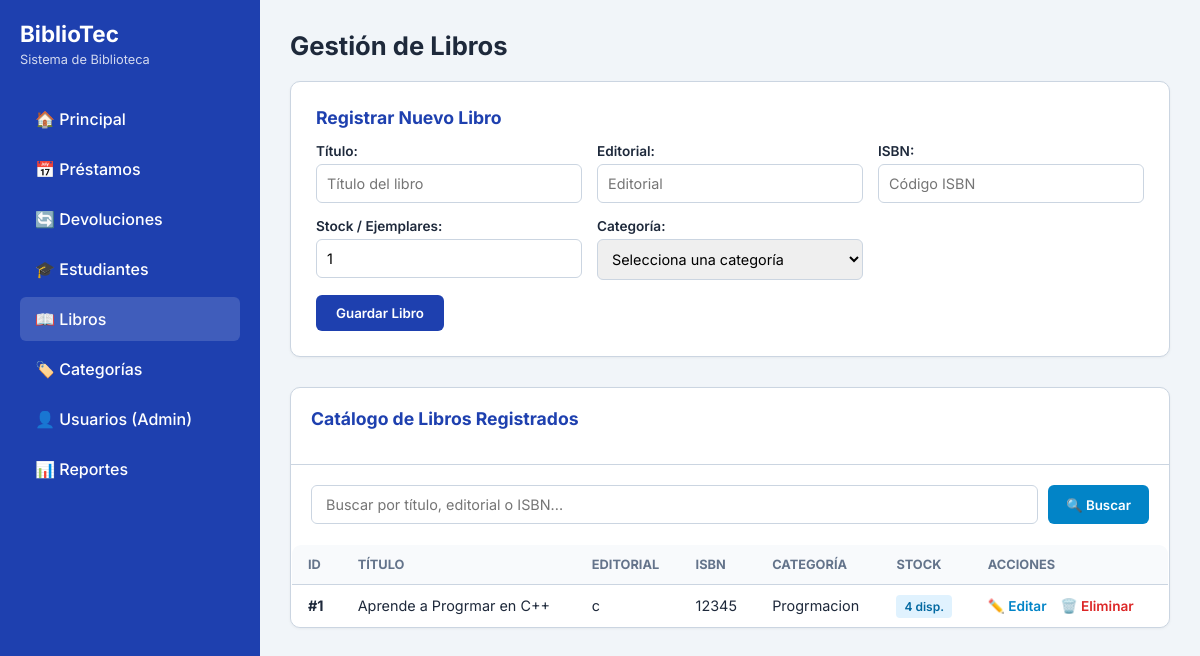
Screenshot of /Libros.php (signed in) with the database file from the repository.
### tables this page shows
CREATE TABLE `libros` (
  `id_libro` int(11) NOT NULL,
  `id_categoria` int(11) DEFAULT NULL,
  `titulo` varchar(150) NOT NULL,
  `editorial` varchar(100) DEFAULT NULL,
  `isbn` varchar(20) DEFAULT NULL,
  `stock` int(11) DEFAULT 1
);

CREATE TABLE `categoria` (
  `id_categoria` int(11) NOT NULL,
  `nombre` varchar(50) NOT NULL,
  `descripcion` varchar(200) DEFAULT NULL
);

### Libros.php (the view, shortened to what this page needs)
<?php
include 'conexion.php';
$editando = false;
$lib_edit = [
    'id_libro' => '',
    'titulo' => '',
    'editorial' => '',
    'isbn' => '',
    'stock' => 1,
    'id_categoria' => ''
];
$busqueda = trim($_GET['busqueda'] ?? '');
if (!empty($busqueda)) {
    $stmt = $pdo->prepare("SELECT l.*, c.nombre AS categoria_nombre FROM libros l LEFT JOIN categoria c ON l.id_categoria = c.id_categoria WHERE l.titulo LIKE :b1 OR l.editorial LIKE :b2 OR l.isbn LIKE :b3 ORDER BY l.id_libro DESC");
    $stmt->execute([
        ':b1' => "%$busqueda%",
        ':b2' => "%$busqueda%",
        ':b3' => "%$busqueda%"
    ]);
    $libros = $stmt->fetchAll();
} else {
    $libros = $pdo->query("SELECT l.*, c.nombre AS categoria_nombre FROM libros l LEFT JOIN categoria c ON l.id_categoria = c.id_categoria ORDER BY l.id_libro DESC")->fetchAll();
}
?>
<!DOCTYPE html>
<html lang="es">
<head>
</head>
<body>
    <aside>
        <h2>BiblioTec</h2>
        <p>Sistema de Biblioteca</p>
        <nav>
            <a href="dashboard_admin.php">🏠 Principal</a>
            <a href="prestamos.php">📅 Préstamos</a>
            <a href="devoluciones.php">🔄 Devoluciones</a>
            <?php if (isset($_SESSION['rol']) && $_SESSION['rol'] === 'ADMIN'): ?>
                <a href="estudiantes.php">🎓 Estudiantes</a>
            <?php endif; ?>
            <a href="libros.php" class="active">📖 Libros</a>
            <a href="categorias.php">🏷️ Categorías</a>
            <?php if (isset($_SESSION['rol']) && $_SESSION['rol'] === 'ADMIN'): ?>
                <a href="usuarios.php">👤 Usuarios (Admin)</a>
            <?php endif; ?>
            <a href="reportes.php">📊 Reportes</a>
        </nav>
    </aside>
    <main>
        <h1>Gestión de Libros</h1>
        <div class="card">
            <h3><?php echo $editando ? 'Editar Libro' : 'Registrar Nuevo Libro'; ?></h3>
            <form action="libros.php" method="POST">
                <div class="form-grid">
                    <div class="form-group">
                        <label>Título:</label>
                        <input type="text" name="titulo" required placeholder="Título del libro" value="<?php echo htmlspecialchars($lib_edit['titulo']); ?>">
                    </div>
                    <div class="form-group">
                        <label>Editorial:</label>
                        <input type="text" name="editorial" placeholder="Editorial" value="<?php echo htmlspecialchars($lib_edit['editorial']); ?>">
                    </div>
                    <div class="form-group">
                        <label>ISBN:</label>
                        <input type="text" name="isbn" required placeholder="Código ISBN" value="<?php echo htmlspecialchars($lib_edit['isbn']); ?>">
                    </div>
                    <div class="form-group">
                        <label>Stock / Ejemplares:</label>
                        <input type="number" name="stock" min="1" required value="<?php echo htmlspecialchars($lib_edit['stock']); ?>">
                    </div>
                    <div class="form-group">
                        <label>Categoría:</label>
                        <select name="id_categoria" required>
                            <option value="">Selecciona una categoría</option>
                        </select>
                    </div>
                </div>
                <button type="submit" class="btn"><?php echo $editando ? 'Actualizar Libro' : 'Guardar Libro'; ?></button>
            </form>
        </div>
        <div class="card" style="padding: 0; overflow: hidden;">
            <div style="padding: 20px; border-bottom: 1px solid var(--border-color);">
                <h3>Catálogo de Libros Registrados</h3>
            </div>
            <div style="padding: 20px 20px 0 20px;">
                <form action="libros.php" method="GET" class="search-bar">
                    <input type="text" name="busqueda" placeholder="Buscar por título, editorial o ISBN..." value="<?php echo htmlspecialchars($busqueda); ?>">
                    <button type="submit" class="btn-search">🔍 Buscar</button>
                </form>
            </div>
            <table>
                <thead>
                    <tr>
                        <th>ID</th>
                        <th>Título</th>
                        <th>Editorial</th>
                        <th>ISBN</th>
                        <th>Categoría</th>
                        <th>Stock</th>
                        <th>Acciones</th>
                    </tr>
                </thead>
                <tbody>
                    <?php if (!empty($libros)): ?>
                        <?php foreach ($libros as $lib): ?>
                            <tr>
                                <td><strong>#<?php echo htmlspecialchars($lib['id_libro']); ?></strong></td>
                                <td><?php echo htmlspecialchars($lib['titulo']); ?></td>
                                <td><?php echo htmlspecialchars($lib['editorial']); ?></td>
                                <td><?php echo htmlspecialchars($lib['isbn']); ?></td>
                                <td><?php echo htmlspecialchars($lib['categoria_nombre'] ?? 'Sin categoría'); ?></td>
                                <td><span style="background: #e0f2fe; color: #0369a1; padding: 4px 8px; border-radius: 4px; font-size: 0.75rem; font-weight: 600;"><?php echo htmlspecialchars($lib['stock']); ?> disp.</span></td>
                                <td>
                                    <a href="libros.php?editar=<?php echo $lib['id_libro']; ?>" class="action-link edit-link">✏️ Editar</a>
                                    <a href="libros.php?eliminar=<?php echo $lib['id_libro']; ?>" class="action-link delete-link" onclick="return confirm('¿Estás seguro de eliminar este libro?');">🗑️ Eliminar</a>
                                </td>
                            </tr>
                        <?php endforeach; ?>
                    <?php endif; ?>
                </tbody>
            </table>
        </div>
    </main>
</body>
</html>

### Libros.php (style rules this page uses)
:root { --primary: #1e40af; --primary-dark: #1e3a8a; --bg-color: #f1f5f9; --card-bg: #ffffff; --text-main: #1e293b; --text-muted: #64748b; --border-color: #cbd5e1; }
* { box-sizing: border-box; margin: 0; padding: 0; font-family: 'Inter', sans-serif; }
body { background-color: var(--bg-color); color: var(--text-main); display: flex; min-height: 100vh; }
aside { width: 260px; background-color: var(--primary); color: white; display: flex; flex-direction: column; padding: 20px; }
aside h2 { font-size: 1.4rem; margin-bottom: 5px; }
aside p { font-size: 0.8rem; opacity: 0.8; margin-bottom: 30px; }
aside nav a { display: block; padding: 12px 15px; color: white; text-decoration: none; border-radius: 6px; font-weight: 500; margin-bottom: 6px; transition: background 0.2s; }
aside nav a:hover, aside nav a.active { background-color: rgba(255, 255, 255, 0.15); }
main { flex: 1; padding: 30px; overflow-y: auto; }
h1 { font-size: 1.6rem; font-weight: 700; margin-bottom: 20px; }
.card { background: var(--card-bg); padding: 25px; border-radius: 10px; border: 1px solid var(--border-color); box-shadow: 0 1px 3px rgba(0,0,0,0.05); margin-bottom: 30px; }
.card h3 { margin-bottom: 15px; font-size: 1.1rem; color: var(--primary); }
.form-grid { display: grid; grid-template-columns: repeat(auto-fit, minmax(220px, 1fr)); gap: 15px; margin-bottom: 15px; }
.form-group label { display: block; font-size: 0.85rem; font-weight: 600; margin-bottom: 5px; }
.form-group input, .form-group select { width: 100%; padding: 10px; border: 1px solid var(--border-color); border-radius: 6px; font-size: 0.9rem; }
.btn { background-color: var(--primary); color: white; padding: 10px 20px; border: none; border-radius: 6px; font-weight: 600; cursor: pointer; transition: background 0.2s; }
.search-bar { display: flex; gap: 10px; margin-bottom: 20px; }
.search-bar input { flex: 1; padding: 10px 14px; border: 1px solid var(--border-color); border-radius: 6px; font-size: 0.9rem; }
.btn-search { background-color: #0284c7; color: white; padding: 10px 18px; border: none; border-radius: 6px; font-weight: 600; cursor: pointer; text-decoration: none; display: inline-flex; align-items: center; }
table { width: 100%; border-collapse: collapse; margin-top: 10px; text-align: left; background: var(--card-bg); border-radius: 10px; overflow: hidden; border: 1px solid var(--border-color); }
th, td { padding: 12px 16px; border-bottom: 1px solid var(--border-color); font-size: 0.9rem; }
th { background-color: #f8fafc; font-size: 0.8rem; text-transform: uppercase; color: var(--text-muted); }
.action-link { text-decoration: none; font-weight: 600; font-size: 0.85rem; margin-right: 10px; }
.edit-link { color: #0284c7; }
.delete-link { color: #dc2626; }

### rows the page displays
libros: id_libro "1", titulo "Aprende a Progrmar en C++", editorial "c", isbn "12345", id_categoria.nombre "Progrmacion", stock "4"
